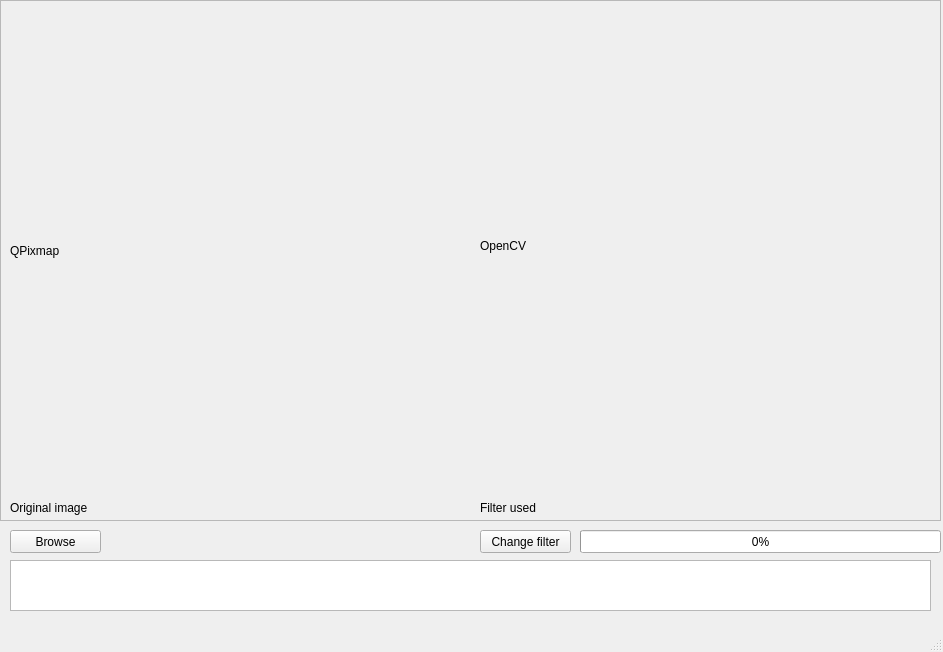
<?xml version="1.0" encoding="UTF-8"?>
<ui version="4.0">
 <class>MainWindow</class>
 <widget class="QMainWindow" name="MainWindow">
  <property name="geometry">
   <rect>
    <x>0</x>
    <y>0</y>
    <width>943</width>
    <height>652</height>
   </rect>
  </property>
  <property name="windowTitle">
   <string>MainWindow</string>
  </property>
  <widget class="QWidget" name="centralwidget">
   <widget class="QPushButton" name="pushButton">
    <property name="geometry">
     <rect>
      <x>10</x>
      <y>530</y>
      <width>91</width>
      <height>23</height>
     </rect>
    </property>
    <property name="text">
     <string>Browse</string>
    </property>
   </widget>
   <widget class="QFrame" name="frame">
    <property name="geometry">
     <rect>
      <x>0</x>
      <y>0</y>
      <width>941</width>
      <height>521</height>
     </rect>
    </property>
    <property name="frameShape">
     <enum>QFrame::StyledPanel</enum>
    </property>
    <property name="frameShadow">
     <enum>QFrame::Raised</enum>
    </property>
    <widget class="QLabel" name="label">
     <property name="geometry">
      <rect>
       <x>10</x>
       <y>10</y>
       <width>451</width>
       <height>481</height>
      </rect>
     </property>
     <property name="minimumSize">
      <size>
       <width>0</width>
       <height>0</height>
      </size>
     </property>
     <property name="text">
      <string>QPixmap</string>
     </property>
    </widget>
    <widget class="QLabel" name="label_2">
     <property name="geometry">
      <rect>
       <x>480</x>
       <y>0</y>
       <width>451</width>
       <height>491</height>
      </rect>
     </property>
     <property name="minimumSize">
      <size>
       <width>0</width>
       <height>0</height>
      </size>
     </property>
     <property name="text">
      <string>OpenCV</string>
     </property>
    </widget>
    <widget class="QLabel" name="label_3">
     <property name="geometry">
      <rect>
       <x>10</x>
       <y>500</y>
       <width>451</width>
       <height>16</height>
      </rect>
     </property>
     <property name="text">
      <string>Original image</string>
     </property>
    </widget>
    <widget class="QLabel" name="label_4">
     <property name="geometry">
      <rect>
       <x>480</x>
       <y>500</y>
       <width>451</width>
       <height>16</height>
      </rect>
     </property>
     <property name="text">
      <string>Filter used</string>
     </property>
    </widget>
   </widget>
   <widget class="QPushButton" name="pushButton_2">
    <property name="geometry">
     <rect>
      <x>480</x>
      <y>530</y>
      <width>91</width>
      <height>23</height>
     </rect>
    </property>
    <property name="text">
     <string>Change filter</string>
    </property>
   </widget>
   <widget class="QProgressBar" name="progressBar">
    <property name="geometry">
     <rect>
      <x>580</x>
      <y>530</y>
      <width>361</width>
      <height>23</height>
     </rect>
    </property>
    <property name="value">
     <number>0</number>
    </property>
   </widget>
   <widget class="QTextEdit" name="textEdit">
    <property name="enabled">
     <bool>true</bool>
    </property>
    <property name="geometry">
     <rect>
      <x>10</x>
      <y>560</y>
      <width>921</width>
      <height>51</height>
     </rect>
    </property>
    <property name="readOnly">
     <bool>true</bool>
    </property>
   </widget>
  </widget>
  <widget class="QMenuBar" name="menubar">
   <property name="geometry">
    <rect>
     <x>0</x>
     <y>0</y>
     <width>943</width>
     <height>15</height>
    </rect>
   </property>
  </widget>
  <widget class="QStatusBar" name="statusbar"/>
 </widget>
 <resources/>
 <connections/>
</ui>
